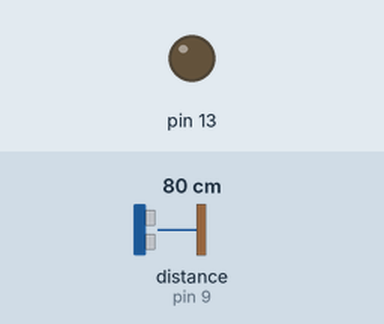
A sketch run on a simulated Arduino Uno, built with avr-gcc and run on an emulated ATmega328P. Parts: output pins drawn as LEDs (lit = HIGH). Wiring (inferred from the names in the program): ultrasonic range finder: trigger pin 8; echo pin 9. The test bench sets the inputs (shaded band); at power-on: distance to the obstacle (sensor on pin 9) 80 cm. The echo pulse lasts 58.3 µs per cm; pins used as bus, display or sensor lines are not drawn; what the sketch prints to the serial monitor is not drawn.

Above: at 1.2 s.
1.3 s: distance to the obstacle (sensor on pin 9) set to 12 cm
2.8 s: distance to the obstacle (sensor on pin 9) set to 9 cm
At 4.0 s:
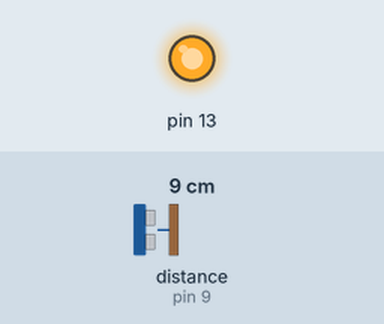
4.3 s: distance to the obstacle (sensor on pin 9) set to 18 cm
At 4.8 s:
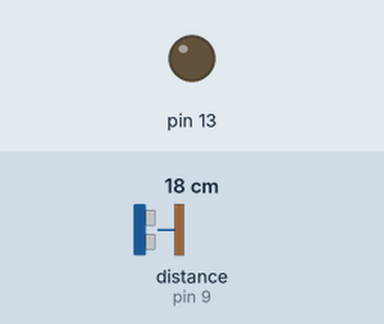
5.8 s: distance to the obstacle (sensor on pin 9) set to 2 cm
At 6.9 s:
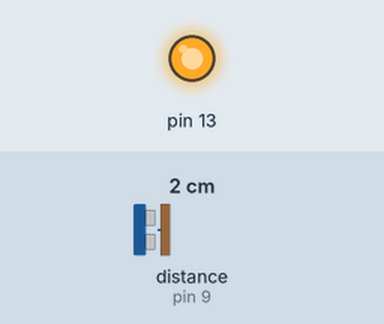
Timing chart, 0 to 8.3 s (numbered marks = the images above; inputs shaded):
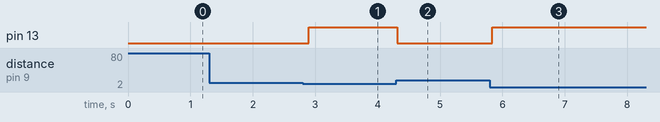

Measured:
- the behaviour switches between 11 and 10 cm on distance to the obstacle (sensor on pin 9) (found by bisection; images 0 and 1)
- after the input at 1.3 s, every drawn part: stays the same
- after the input at 2.8 s, pin 13: LOW → HIGH after 0.09 s
- after the input at 4.3 s, pin 13: HIGH → LOW at once
- after the input at 5.8 s, pin 13: LOW → HIGH at once

The sketch:

door.ino
```cpp
#define trig 8
#define echo 9

void setup() {
  Serial.begin(9600);
  pinMode(trig, OUTPUT);
  pinMode(echo, INPUT);
  pinMode(13, OUTPUT);

}

void loop() {


  long duration, distance;
  digitalWrite(trig, LOW);
  delayMicroseconds(2);
  digitalWrite(trig, HIGH);
  delayMicroseconds(10);
  digitalWrite(trig, LOW);


  duration = pulseIn(echo, HIGH);
  distance = duration * 170 / 1000;

  if (distance <100){
    digitalWrite(13, HIGH);
  }else{
    digitalWrite(13, LOW);
  }

  Serial.print("거리: ");
  Serial.print(distance);
  Serial.println("mm");
  delay(100);
}
```
